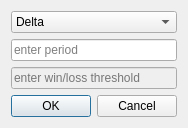
<?xml version="1.0" encoding="UTF-8"?>
<ui version="4.0">
 <class>MakeTargetDlg</class>
 <widget class="QDialog" name="MakeTargetDlg">
  <property name="geometry">
   <rect>
    <x>0</x>
    <y>0</y>
    <width>174</width>
    <height>119</height>
   </rect>
  </property>
  <property name="windowTitle">
   <string>MakeTargetDlg</string>
  </property>
  <layout class="QGridLayout" name="gridLayout">
   <item row="0" column="0">
    <widget class="QComboBox" name="type_">
     <item>
      <property name="text">
       <string>Delta</string>
      </property>
     </item>
     <item>
      <property name="text">
       <string>WinLoss</string>
      </property>
     </item>
    </widget>
   </item>
   <item row="1" column="0">
    <widget class="QLineEdit" name="period_">
     <property name="placeholderText">
      <string>enter period</string>
     </property>
    </widget>
   </item>
   <item row="2" column="0">
    <widget class="QLineEdit" name="win_loss_threshold_">
     <property name="enabled">
      <bool>false</bool>
     </property>
     <property name="placeholderText">
      <string>enter win/loss threshold</string>
     </property>
    </widget>
   </item>
   <item row="3" column="0">
    <widget class="QDialogButtonBox" name="buttonBox">
     <property name="standardButtons">
      <set>QDialogButtonBox::Cancel|QDialogButtonBox::Ok</set>
     </property>
    </widget>
   </item>
  </layout>
 </widget>
 <layoutdefault spacing="6" margin="11"/>
 <resources/>
 <connections>
  <connection>
   <sender>buttonBox</sender>
   <signal>accepted()</signal>
   <receiver>MakeTargetDlg</receiver>
   <slot>accept()</slot>
   <hints>
    <hint type="sourcelabel">
     <x>195</x>
     <y>279</y>
    </hint>
    <hint type="destinationlabel">
     <x>176</x>
     <y>227</y>
    </hint>
   </hints>
  </connection>
  <connection>
   <sender>buttonBox</sender>
   <signal>rejected()</signal>
   <receiver>MakeTargetDlg</receiver>
   <slot>reject()</slot>
   <hints>
    <hint type="sourcelabel">
     <x>280</x>
     <y>278</y>
    </hint>
    <hint type="destinationlabel">
     <x>246</x>
     <y>230</y>
    </hint>
   </hints>
  </connection>
 </connections>
</ui>
